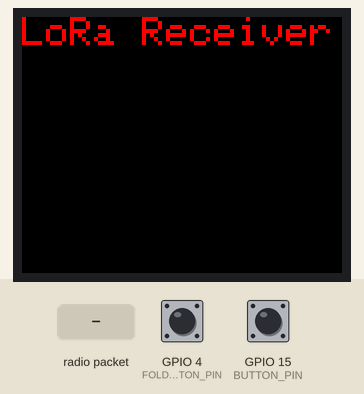
Recording of a sketch running on a simulated ESP32. On the bench: 160×128 colour display. The test bench sets the inputs (shaded band); at power-on: GPIO 15 (BUTTON_PIN) HIGH, GPIO 4 (FOLDER_CHANGE_BUTTON_PIN) HIGH. WiFi joins after 1.5 s; servers stay silent unless stated; uploads are accepted with an empty reply; no radio packets arrive unless stated; the audio player accepts every command and is not drawn; what the sketch prints to the serial monitor is not drawn.

Above: at 3.9 s.
4.0 s: radio packet "5" arrives
At 5.1 s:
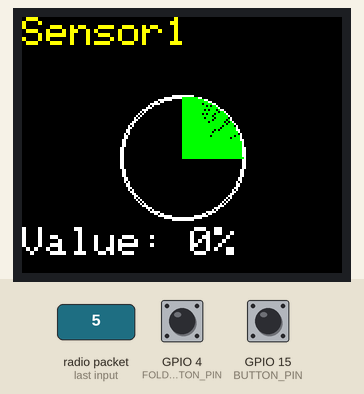
5.7 s: GPIO 15 (BUTTON_PIN) pulled LOW for 0.15 s
At 6.2 s:
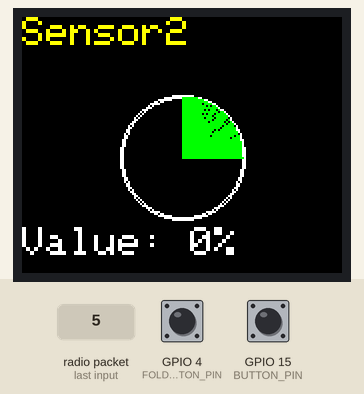
7.3 s: GPIO 15 (BUTTON_PIN) pulled LOW for 1 s
At 8.6 s:
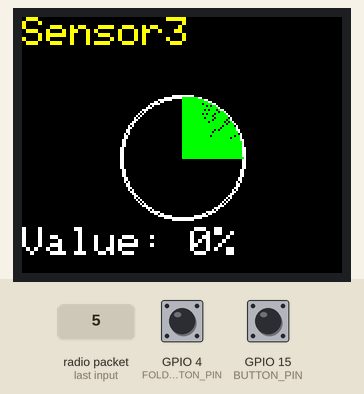
Timing chart, 0 to 10.3 s (numbered marks = the images above; inputs shaded):
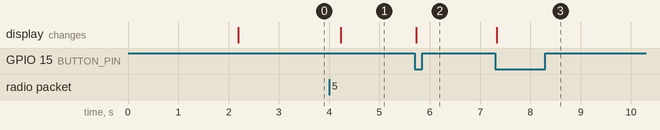

The sketch:

final_garden_receiver_with_3_language.ino
```cpp
#include <LoRa.h>
#include <Adafruit_GFX.h>
#include <Adafruit_ST7735.h>
#include <SPI.h>
#include <math.h>
#include <HardwareSerial.h>
#include <DFRobotDFPlayerMini.h>
#include <ArduinoJson.h>
#include <WiFi.h>
#include <HTTPClient.h>
#include <Ticker.h>  // Include the Ticker library

// Wi-Fi credentials and server details
const char *ssid = "Project";
const char *password = "12345678";
const char *server = "https://nvs-krishi-pragya.onrender.com/api/core/sensors/";
const String apiKey = "pk-nvs-=13ade28046bc46b78a2b336d05132910=";

// Pin definitions for LoRa and TFT display
#define LORA_NSS 5
#define LORA_RST 2
#define LORA_DIO0 -1

#define TFT_DC 12
#define TFT_CS 13
#define TFT_MOSI 14
#define TFT_CLK 27
#define TFT_RST 0
#define TFT_MISO 0

#define BUTTON_PIN 15
#define FOLDER_CHANGE_BUTTON_PIN 4  // New button to change the folder

// Create TFT display object
Adafruit_ST7735 tft = Adafruit_ST7735(TFT_CS, TFT_DC, TFT_MOSI, TFT_CLK, TFT_RST);

// Meter dimensions
#define METER_RADIUS 30
#define METER_CENTER_X 80
#define METER_CENTER_Y 70
#define VALUE_Y_OFFSET 105

// Sensor data storage
int sensorValues[12] = {0};
int currentSensor = 1;
bool buttonPressed = false;
bool folderChangeButtonPressed = false;

// Folder variables
int currentFolder = 1;  // Starting with folder 01

// Create Ticker object
Ticker watchdogTicker;

// Initialize hardware serial for DFPlayer Mini
HardwareSerial myHardwareSerial(2);
DFRobotDFPlayerMini myDFPlayer;

// Function to reset watchdog timer
void resetWatchdog()
{
    // Add logic to reset the watchdog timer if needed
    // This example does not use an actual hardware watchdog timer.
    // For a hardware watchdog, you would add code to reset it here.
}

void setup()
{
    Serial.begin(115200);
    pinMode(BUTTON_PIN, INPUT_PULLUP);
    pinMode(FOLDER_CHANGE_BUTTON_PIN, INPUT_PULLUP);  // Initialize the folder change button

    // Initialize Wi-Fi
    WiFi.begin(ssid, password);
    connectToWiFi();

    // Initialize LoRa
    LoRa.setPins(LORA_NSS, LORA_RST, LORA_DIO0);
    if (!LoRa.begin(433E6))
    {
        Serial.println("Starting LoRa failed!");
        while (true);
    }

  // Initialize the display
  tft.initR(INITR_BLACKTAB);  // Initialize with ST7735 display type
  tft.setRotation(3);  // Set to upside-down orientation
  tft.fillScreen(ST7735_BLACK);  // Fill screen with black color
  tft.setTextColor(ST7735_RED);  // Set text color to red
  tft.setTextSize(2);            // Set text size for the header
  tft.setCursor(0, 0);           // Set cursor position
  tft.println("LoRa Receiver");  // Initial message on the TFT display

    // Initialize DFPlayer Mini
    myHardwareSerial.begin(9600, SERIAL_8N1, 16, 17);
    if (!myDFPlayer.begin(myHardwareSerial))
    {
        Serial.println("DFPlayer Mini initialization failed");
        while (true);
    }
    myDFPlayer.volume(30);

    // Set up Ticker to call resetWatchdog() every 5 seconds
    watchdogTicker.attach(5, resetWatchdog);
}

void loop()
{
    // Check for received LoRa packets
    int packetSize = LoRa.parsePacket();
    if (packetSize)
    {
        String packet = "";
        while (LoRa.available())
        {
            packet += (char)LoRa.read();
        }
        Serial.print("Received packet: ");
        Serial.println(packet);

        // Parse sensor values and display them
        parseSensorData(packet);
        sendDataToServer();
        displaySensorValue();
    }

    // Handle button press with debouncing
    handleButtonPress();

    // Handle folder change button press
    handleFolderChange();
}

void displaySensorValue()
{
    // Clear the screen and display the meter for the current sensor
    tft.fillScreen(ST7735_BLACK);

    String sensorName = "Sensor" + String(currentSensor);
    drawRoundMeter(sensorValues[currentSensor - 1], sensorName);

    // Play the corresponding audio track if the sensor value is less than 50
    if (sensorValues[currentSensor - 1] < 50)
    {
        myDFPlayer.playFolder(currentFolder, currentSensor);  // Play from the current folder
    }
}

void drawRoundMeter(int value, String sensorName)
{
    // Draw meter background
    tft.drawCircle(METER_CENTER_X, METER_CENTER_Y, METER_RADIUS, ST7735_WHITE);
    tft.drawCircle(METER_CENTER_X, METER_CENTER_Y, METER_RADIUS + 1, ST7735_WHITE);

    // Draw filled arc based on sensor value
    int startAngle = -90;
    int endAngle = map(value, 0, 100, 0, 180);
    for (int angle = startAngle; angle <= endAngle; angle++)
    {
        float angleRad = radians(angle);
        int x = METER_CENTER_X + METER_RADIUS * cos(angleRad);
        int y = METER_CENTER_Y + METER_RADIUS * sin(angleRad);
        tft.drawLine(METER_CENTER_X, METER_CENTER_Y, x, y, ST7735_GREEN);
    }

    // Draw sensor name and value text
    tft.setCursor(0, 0);
    tft.setTextColor(ST7735_YELLOW);
    tft.setTextSize(2);
    tft.print(sensorName);

    tft.setCursor(0, VALUE_Y_OFFSET);
    tft.setTextColor(ST7735_WHITE);
    tft.setTextSize(2);
    tft.print("Value: ");
    tft.print(value);
    tft.print("%");
}

void sendDataToServer()
{
    if (WiFi.status() == WL_CONNECTED)
    {
        HTTPClient http;
        http.begin(server);
        http.addHeader("Content-Type", "application/json");
        http.addHeader("Authorization", "DeviceToken " + apiKey);

        StaticJsonDocument<256> doc;
        doc["temperature"] = "0";
        doc["humidity"] = "0";
        JsonObject soilMoisture = doc.createNestedObject("soil_moisture");
        for (int i = 0; i < 12; i++)
        {
            soilMoisture["s" + String(i + 1)] = sensorValues[i];
        }
        doc["nitrogen"] = "0";
        doc["phosphorus"] = "0";
        doc["potassium"] = "0";

        String requestBody;
        serializeJson(doc, requestBody);

        int httpResponseCode = http.POST(requestBody);

        if (httpResponseCode > 0)
        {
            String response = http.getString();
            Serial.println("Response code: " + String(httpResponseCode));
            Serial.println("Response: " + response);
        }
        else
        {
            Serial.print("Error on sending POST: ");
            Serial.println(httpResponseCode);  // Print the HTTP response code
            Serial.print("Error detail: ");
            Serial.println(http.errorToString(httpResponseCode));  // Print error details
        }

        http.end();
    }
    else
    {
        Serial.println("WiFi Disconnected");
    }
}

void parseSensorData(String packet)
{
    for (int i = 0; i < 12; i++)
    {
        String sensorLabel = "Sensor" + String(i + 1) + ":";
        int sensorStartIndex = packet.indexOf(sensorLabel);
        if (sensorStartIndex != -1)
        {
            sensorValues[i] = packet.substring(sensorStartIndex + sensorLabel.length(), packet.indexOf(';', sensorStartIndex)).toInt();
        }
    }
}

void handleButtonPress()
{
    if (digitalRead(BUTTON_PIN) == LOW)
    {
        if (!buttonPressed)
        {
            currentSensor = (currentSensor % 12) + 1;
            buttonPressed = true;
            displaySensorValue();
        }
    }
    else
    {
        buttonPressed = false;
    }
}

void handleFolderChange()
{
    if (digitalRead(FOLDER_CHANGE_BUTTON_PIN) == LOW)
    {
        if (!folderChangeButtonPressed)
        {
            currentFolder = (currentFolder % 3) + 1;  // Cycle through folder 01, 02, and 03
            Serial.print("Current folder changed to: ");
            Serial.println(currentFolder);
            folderChangeButtonPressed = true;
        }
    }
    else
    {
        folderChangeButtonPressed = false;
    }
}

void connectToWiFi()
{
    Serial.print("Connecting to Wi-Fi...");
    while (WiFi.status() != WL_CONNECTED)
    {
        delay(1000);
        Serial.print(".");
    }
    Serial.println();
    Serial.println("Wi-Fi connected.");
    Serial.print("IP Address: ");
    Serial.println(WiFi.localIP());
}
```

Measured:
- after the input at 4.0 s, the display: changes after 0.23 s (image 1)
- after the input at 5.7 s, the display: changes at once (image 2)
- after the input at 7.3 s, the display: changes at once (image 3)
